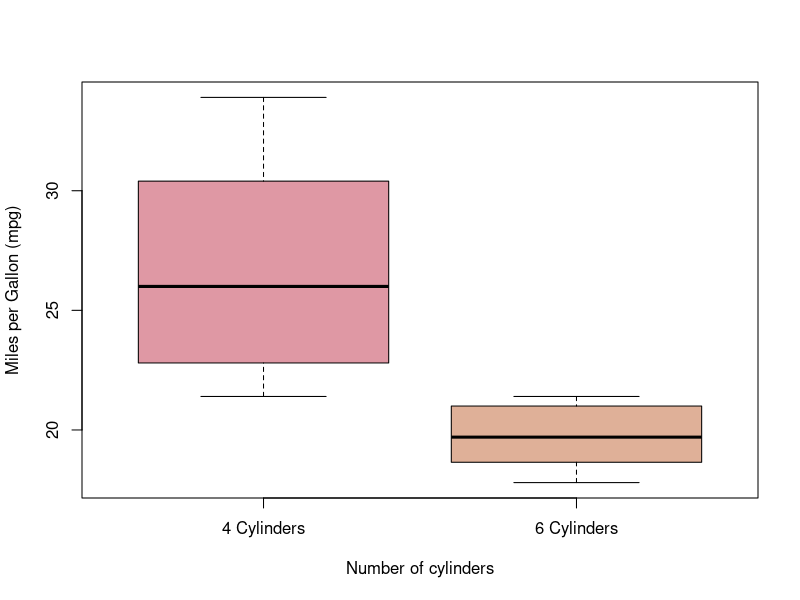
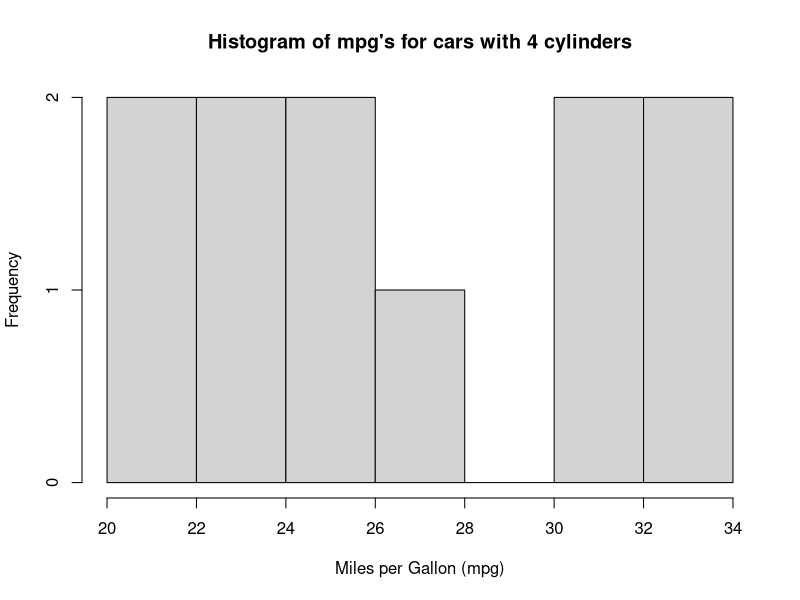
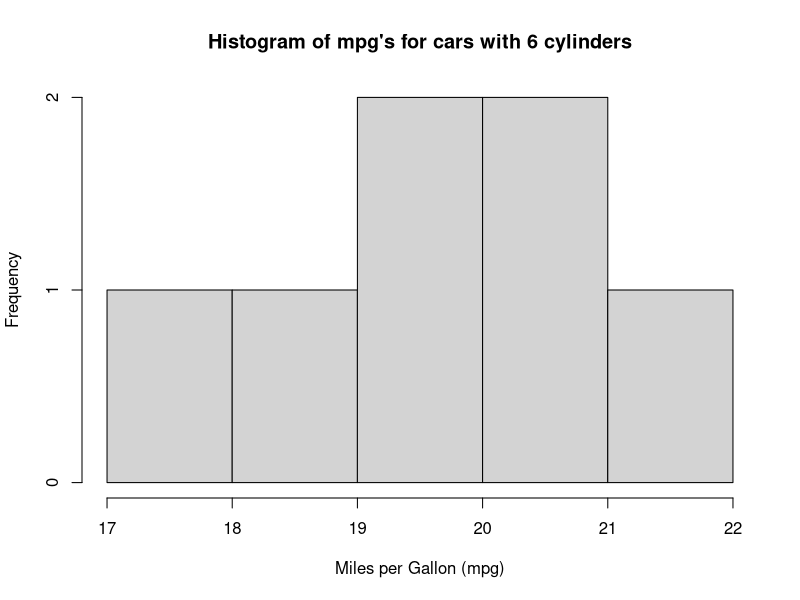

Source code (R) for these figures, in order:
# Install the packages needed for the exercise
install.packages(c("datasets", "ggplot2"))

# Call the packages
library(datasets)
library(ggplot2)

# Perform a summary and head in order to have an idea of the dataset
summary(mtcars)
head(mtcars)

# Select the cars with cyll == 4 or cyl == 6
mtcars_mpg_corr <- mtcars$mpg[mtcars$cyl == 4 | mtcars$cyl == 6]
mtcars_cyl_corr <- mtcars$cyl[mtcars$cyl == 4 | mtcars$cyl == 6]

# Prepare the box plot, which compares the mpg of the cars with
# cyl == 4 and with cyl == 6
boxplot(mtcars_mpg_corr ~ mtcars_cyl_corr,
        
        # Eyecandy
        names = c("4 Cylinders", "6 Cylinders"),
        col = c("#DF98A4", "#DFB098"),
        xlab = "Number of cylinders",
        ylab = "Miles per Gallon (mpg)")

# Performing the t-test of the cars' mpg with cyl equal to 4 or 6
t.test(
    mtcars$mpg[mtcars$cyl == 4 | mtcars$cyl == 6] ~ 
    mtcars$cyl[mtcars$cyl == 4 | mtcars$cyl == 6],
    var.equal=TRUE)

# Alternative version of the t-test with the pre-stored variables
# t.test(mtcars_mpg_corr ~ mtcars_cyl_corr, var.equal = TRUE)

hist(mtcars$mpg[mtcars$cyl == 4],
     xlab="Miles per Gallon (mpg)",
     main="Histogram of mpg's for cars with 4 cylinders")

hist(mtcars$mpg[mtcars$cyl == 6],
     xlab="Miles per Gallon (mpg)",
     main="Histogram of mpg's for cars with 6 cylinders")

median(mtcars$mpg[mtcars$cyl == 4])
median(mtcars$mpg[mtcars$cyl == 6])

length(mtcars$mpg[mtcars$cyl == 4])

sort(mtcars$mpg[mtcars$cyl == 4])
